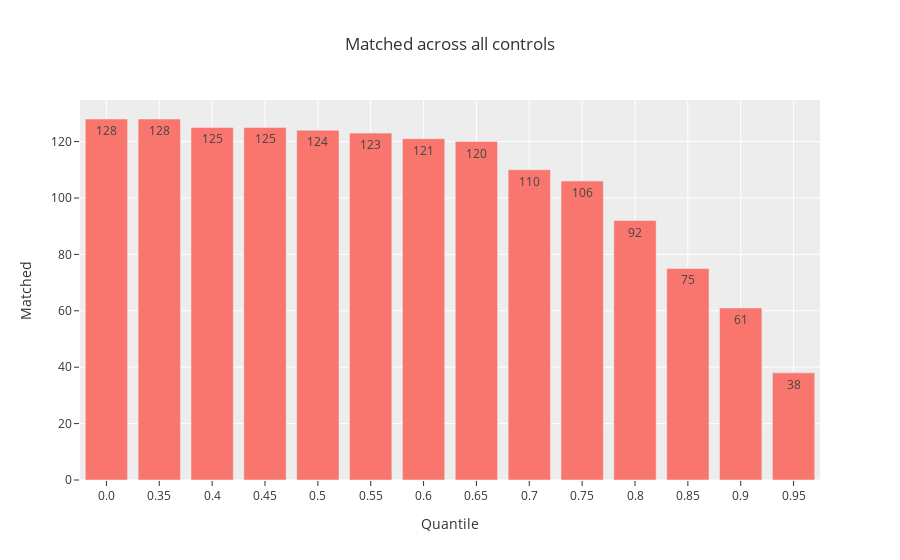

The notebook cell this image was saved under:
### Markdown cell above
## Control experiments

### When are all the 98 TFs genes included?

With varying the quantile threshold are the 98 TFs subset selected?

From the experiments below it can be seen that q_th needs to be set to 0.4

### Code cell
q_ths = list(range(35, 100, 5))
q_ths.sort()
stats = [(0, len(t_sel_tfs))]  # default values
for q_th in q_ths:
    q_th = q_th / 100

    common_ctrls = set()
    for key, value in exp_ctrls.items():
        label = key.split("t")[-1]
        matched_ctrl, fig_ctrl, meta_info, global_stats = calculate_degree_thresholds(exp_set=value, sel_tfs=t_sel_tfs, label=label, q_th=q_th, verbose=False)

        common_ctrls.update(matched_ctrl)

    stats.append((q_th, len(common_ctrls)))
    print(f"### Matched (all ctrls & 98 TFs) {len(common_ctrls)}")

stats = pd.DataFrame(stats, columns=["Quantile", "Matched"])
stats.sort_values(by="Quantile", ascending=True, inplace=True)
stats["Quantile"] = stats["Quantile"].astype(str)

px.bar(stats, x="Quantile", y="Matched", text_auto=True, title="Matched across all controls")

### Figure 1 — Plotly figure (JSON) as saved in the notebook; plotly's stock layout.template omitted (floating-point values rounded to 4 significant figures)
{"data": [{"alignmentgroup": "True", "hovertemplate": "Quantile=%{x}<br>Matched=%{y}<extra></extra>", "legendgroup": "", "marker": {"color": "#F8766D", "pattern": {"shape": ""}}, "name": "", "offsetgroup": "", "orientation": "v", "showlegend": false, "textposition": "auto", "texttemplate": "%{y}", "type": "bar", "x": ["0.0", "0.35", "0.4", "0.45", "0.5", "0.55", "0.6", "0.65", "0.7", "0.75", "0.8", "0.85", "0.9", "0.95"], "xaxis": "x", "y": [128, 128, 125, 125, 124, 123, 121, 120, 110, 106, 92, 75, 61, 38], "yaxis": "y"}], "layout": {"barmode": "relative", "legend": {"tracegroupgap": 0}, "title": {"text": "Matched across all controls"}, "xaxis": {"anchor": "y", "domain": [0, 1], "title": {"text": "Quantile"}}, "yaxis": {"anchor": "x", "domain": [0, 1], "title": {"text": "Matched"}}}}
